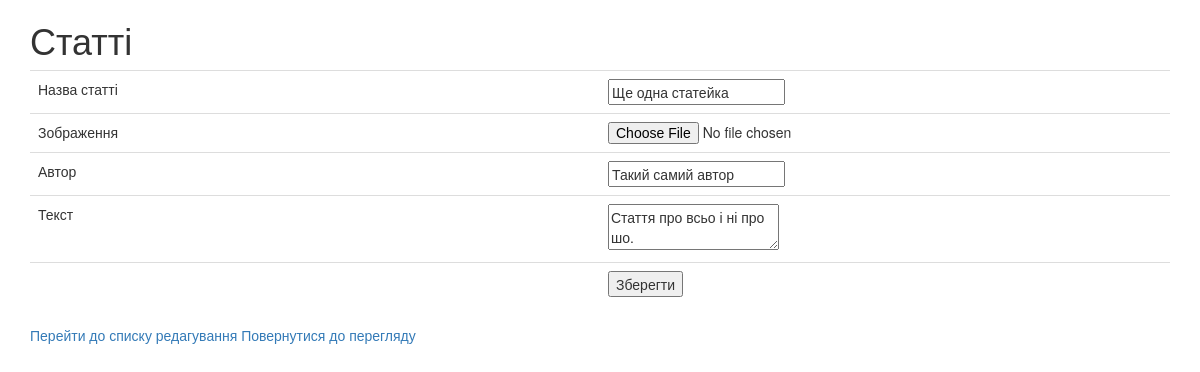
Page /article.php?id=3 on the committed database.
### tables this page shows
CREATE TABLE `articles` (
  `id` smallint(8) UNSIGNED NOT NULL,
  `title` varchar(255) NOT NULL,
  `image` varchar(255) NOT NULL,
  `author` varchar(255) NOT NULL,
  `date` datetime NOT NULL DEFAULT CURRENT_TIMESTAMP,
  `body` text NOT NULL
);

### function.php (called while the page is built, shortened)
<?php
function db_connect(){
	$con = mysqli_connect("localhost","phpmyadmin","some_pass","php_test");
	mysqli_set_charset($con,"utf8");
	return $con;
}
function select_exist_row($id){
	$con = db_connect();
	$query = 'SELECT * FROM articles WHERE id ="'.$id.'"';
	if($con){
		$result = mysqli_query($con, $query);
		$row = mysqli_fetch_array($result);
	}
	return $row;
}
?>

### article.php (the view, shortened to what this page needs)
<?php
require('function.php');
if(!empty($_REQUEST['id'])){
	$article = select_exist_row($_REQUEST['id']);
}
?>
<!DOCTYPE html>
<html>
<head>
  <link rel="stylesheet" type="text/css" href="bootstrap/css/bootstrap.min.css">
  <link rel="stylesheet" type="text/css" href="css/style.css" rel="stylesheet">
</head>
<body>
	<div class="container">
		<div class="table-responsive">
		<h1>Статті</h1>
		<form name="article" method="post" enctype="multipart/form-data" action="function.php">
		  <table class="table">
			<tr>
			  <td width="50%">Назва статті</td>
			  <td><input name="title" type="text" id="title" value="<?php echo $article['title']; ?>" /></td>
			</tr>
			<tr>
			  <td>Зображення</td>
			  <td>
				  <input name="image" type="file" id="image" value="<?php echo $article['image']; ?>" />
				</td>
			</tr>
			<tr>
			  <td>Автор</td>
			  <td><input name="author" type="text" id="author" value="<?php echo $article['author']; ?>" /></td>
			</tr>
			<tr>
			  <td>Текст</td>
			  <td><textarea name="body" id="body"><?php echo $article['body']; ?></textarea></td>
			</tr>
			<tr>
				<td></td>
			  <td>
				  <input name="add" type="submit" id="add" value="Зберегти">
				</td>
			</tr>
		  </table>
		  </form>
		</div>
		<a href="edit_list.php">Перейти до списку редагування</a>
		<a href="index.php">Повернутися до перегляду</a>
	</div>
	 </body>
</html>

### rows in the picture
articles: title "Ще одна статейка", author "Такий самий автор", body "Стаття про всьо і ні про шо."
